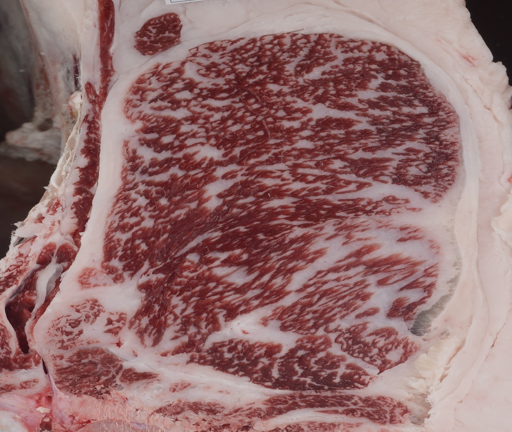
#> input picture 9주차/meat.png, 512 x 432 px
$ python practice.py
#> lines starting #> are read from the running program, lines starting #| are printed output that depends on the picture; after the words box and inside, x2 and y2 are one past the last pixel; in counts of white or black regions, pixels touching at a corner belong together
import numpy as np
import cv2

def get_hist(src, mask):

    """
    :param src: gray scale 이미지
    :param mask: masking을 하기 위한 값
    :return:
    """

    #######################################################################
    # TODO mask를 적용한 히스토그램 완성
    # TODO mask 값이 0인 영역은 픽셀의 빈도수를 세지 않음
    # TODO histogram을 생성해 주는 내장함수 사용금지. np.histogram, cv2.calHist
    #######################################################################
    hist = np.zeros((256,))
    for i in range(256):
        hist[i] = np.count_nonzero(src == i)
    hist[0] = 0

    return hist

intensity = np.array([i for i in range(256)])

meat = cv2.imread('meat.png', cv2.IMREAD_GRAYSCALE)
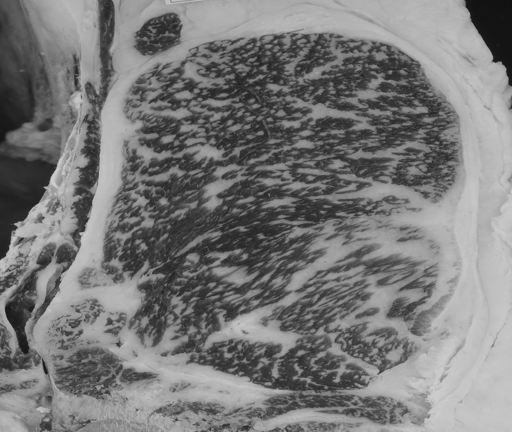
#> meat: shape (432, 512); min 17, max 209, mean 121.3
# mask 값을 0 또는 1로 만들기 위해 255로 나누어줌
mask = cv2.imread('mask.png', cv2.IMREAD_GRAYSCALE) / 255
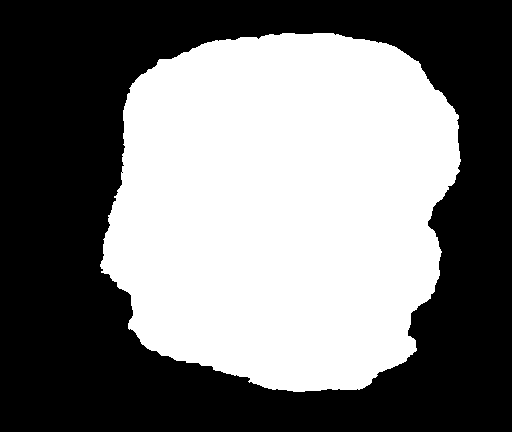
#> input picture 9주차/mask.png, 512 x 432 px
#> mask: shape (432, 512) float64; values 0 (black) and 1 (white), 46.7% white; 1 white region, box (x1, y1, x2, y2) and area: (100, 33, 461, 392) 103397

# meat.png에서 관심 영역 해당하는 부분만 따로 추출.
src = (meat * mask).astype(np.uint8)
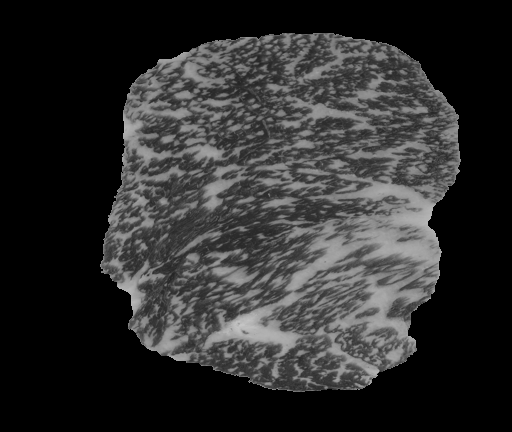
#> src: shape (432, 512); min 0, max 197, mean 45.2

hist = get_hist(src, mask)
#> after the loop in get_hist, `for i in range(256):`: hist = 256 values, max 117787 at index 0, min 0 at index 1, mean 864
#> hist = 256 values, max 1508 at index 56, min 0 at index 0, mean 403.9
hist = hist.astype((np.int32))
intensity = np.array([i for i in range(256)])

p = hist / np.sum(hist)
#> p = 256 values, max 0.0146 at index 56, min 0 at index 0, mean 0.00391

def get_threshold_by_within_variance(intensity, p):
    """
    :param intensity: pixel 값 0 ~ 255 범위를 갖는 배열
    :param p: 상대도수 값
    :return: k: 최적의 threshold 값
    """

    ########################################################
    # TODO
    # TODO otsu_method 완성
    # TODO  1. within-class variance를 이용한 방법
    # TODO  교수님 이론 PPT 22 page 참고
    ########################################################

    ex1 = intensity * p
    ex2 = intensity * intensity * p

    within_var = np.zeros_like(p)

    for i in intensity:
        q1 = np.sum(p[:i+1])
        q2 = np.sum(p[i+1:])
        if q1 == 0:
            m1 = 0
        else:
            m1 = np.sum(ex1[:i]) / q1
        if q2 == 0:
            m2 = 0
        else:
            m2 = np.sum(ex1[i:]) / q2
        # within_var을 미리 계산하면 아래와 같다. (미리 q1과 q2를 곱해줌)
        within_var[i] = (np.sum(ex2[:i]) - (q1 * m1 ** 2)) + (np.sum(ex2[i:]) - (q1 * m2 ** 2))

    k = np.argmin(within_var)
    return k


def get_threshold_by_inter_variance(intensity, p):
    """
    :param p: 상대도수 값
    :return: k: 최적의 threshold 값
    """

    ########################################################
    # TODO
    # TODO otsu_method 완성
    # TODO  2. inter-class variance를 이용한 방법
    # TODO  Moving average를 이용하여 구현
    # TODO  교수님 이론 PPT 26 page 참고
    ########################################################

    p += 1e-7  # q1과 q2가 0일때 나눗셈을 진행할 경우 오류를 막기 위함

    q = np.cumsum(p)

    ex1 = intensity * p
    ex2 = intensity * intensity * p
    m = np.sum(ex1)

    between_var = np.zeros_like(p)

    for i in intensity:
        q1 = np.sum(p[:i+1])
        q2 = np.sum(p[i+1:])
        if q1 == 0:
            m1 = 0
        else:
            m1 = np.sum(ex1[:i]) / q1
        if q2 == 0:
            m2 = 0
        else:
            m2 = np.sum(ex1[i:]) / q2
        # Between-class variance의 식은 아래와 같다

        between_var[i] = q1 * (m1 - m) ** 2 + q2 * (m2 - m) ** 2

    k = np.argmax(between_var)
    return k
within_k = get_threshold_by_within_variance(intensity, p)
#> in get_threshold_by_within_variance, `ex1 = intensity * p`: ex1 = 256 values, max 1.17 at index 139, min 0 at index 0, mean 0.377
#> in get_threshold_by_within_variance, `ex2 = intensity * intensity * p`: ex2 = 256 values, max 162.4 at index 139, min 0 at index 0, mean 41.4
#> the loop in get_threshold_by_within_variance, `for i in intensity:` made 256 passes
#> (q1, q2, m1, m2) on passes 37 to 48: (1.93e-05, 1, 0, 96.61), (0.000106, 1, 6.55, 96.61), (0.000251, 1, 15.58, 96.62), (0.000435, 1, 21.67, 96.64), (0.00103, 0.999, 16.04, 96.69), (0.00221, 0.998, 18.4, 96.78), (0.004, 0.996, 22.12, 96.9), (0.00641, 0.994, 25.59, 97.06), (0.01, 0.99, 26.69, 97.31), (0.0149, 0.985, 28.73, 97.63), (0.021, 0.979, 30.61, 98.02), (0.0278, 0.972, 33.41, 98.41)
#> (q1, q2, m2) on passes 1 to 6: (0, 1, 96.6), (0, 1, 96.6), (0, 1, 96.6), (0, 1, 96.6), (0, 1, 96.6), (0, 1, 96.6)
#> after the loop in get_threshold_by_within_variance, `for i in intensity:`: within_var = 256 values, max 10598.3 at index 0, min -117063.2 at index 196, mean -7138.3
#> in get_threshold_by_within_variance, `k = np.argmin(within_var)`: k = 196
#> within_k = 196
between_k = get_threshold_by_inter_variance(intensity, p)
#> in get_threshold_by_inter_variance, `p += 1e-7`: p = 256 values, max 0.0146 at index 56, min 1e-07 at index 0, mean 0.00391
#> in get_threshold_by_inter_variance, `q = np.cumsum(p)`: q = 256 values from 1e-07 to 1
#> in get_threshold_by_inter_variance, `m = np.sum(ex1)`: m = 96.61
#> the loop in get_threshold_by_inter_variance, `for i in intensity:` made 256 passes
#> (q1, q2, m1, m2) on passes 1 to 12: (1e-07, 1, 0, 96.6), (2e-07, 1, 0, 96.6), (3e-07, 1, 0.333, 96.6), (4e-07, 1, 0.75, 96.6), (5e-07, 1, 1.2, 96.6), (6e-07, 1, 1.67, 96.6), (7e-07, 1, 2.14, 96.6), (8e-07, 1, 2.63, 96.6), (9e-07, 1, 3.11, 96.6), (1e-06, 1, 3.6, 96.6), (1.1e-06, 1, 4.09, 96.6), (1.2e-06, 1, 4.58, 96.6)
#> (q1, q2, m1) on pass 81: (0.42, 0.58, 60.37)
print("within class를 이용하여 찾은 k : ", within_k)
#| within class를 이용하여 찾은 k :  196
print("between class를 이용하여 찾은 k : ", between_k)
#| between class를 이용하여 찾은 k :  101
# [43 lines of commented-out code are left out]
